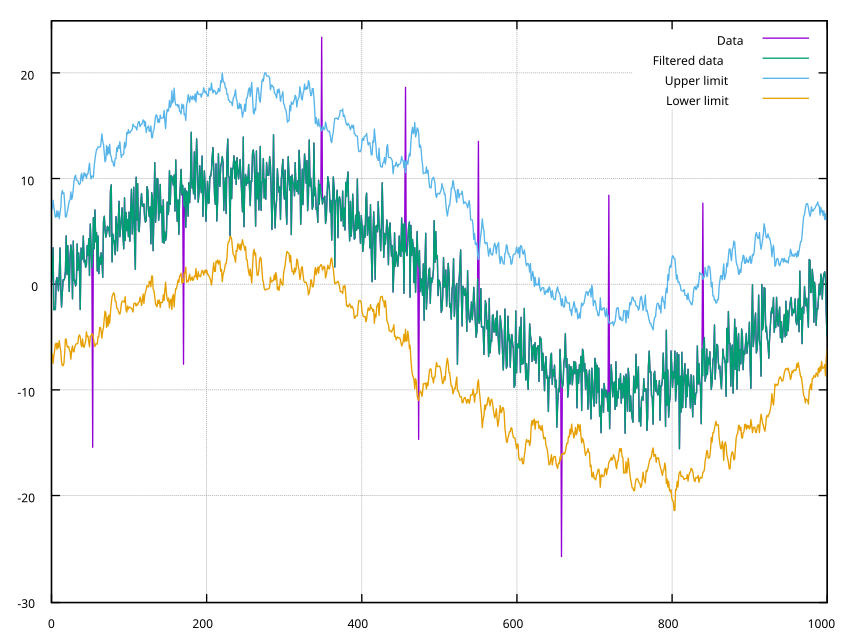

gnuplot code for this plot:
#!/usr/bin/gnuplot

set term qt persist
set xrange [0:1000]
set yrange [-30:25]
set grid
plot 'examples/04-impulse.dat' using 1:2 title 'Data' with lines, 'examples/04-impulse.dat' using 1:3 title 'Filtered data' with lines, 'examples/04-impulse.dat' using 1:4 title 'Upper limit' with lines, 'examples/04-impulse.dat' using 1:5 title 'Lower limit' with lines
